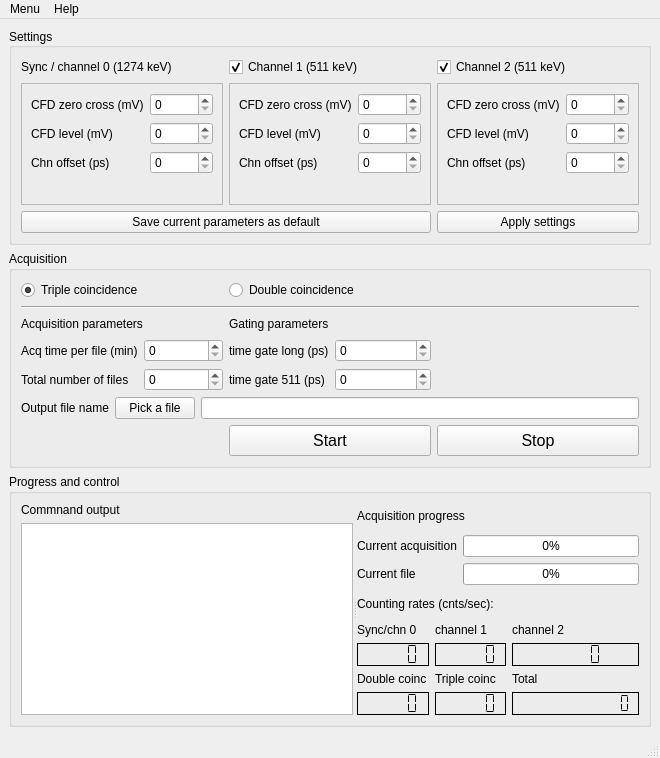
<?xml version="1.0" encoding="UTF-8"?>
<ui version="4.0">
 <class>MainWindow</class>
 <widget class="QMainWindow" name="MainWindow">
  <property name="geometry">
   <rect>
    <x>0</x>
    <y>0</y>
    <width>660</width>
    <height>758</height>
   </rect>
  </property>
  <property name="windowTitle">
   <string>Pals3D</string>
  </property>
  <property name="windowIcon">
   <iconset resource="resources.qrc">
    <normaloff>:/icons/pals3d.png</normaloff>:/icons/pals3d.png</iconset>
  </property>
  <widget class="QWidget" name="centralwidget">
   <layout class="QGridLayout" name="gridLayout_4">
    <item row="0" column="0">
     <widget class="QGroupBox" name="T2settingsGrp">
      <property name="title">
       <string>Settings</string>
      </property>
      <property name="alignment">
       <set>Qt::AlignLeading|Qt::AlignLeft|Qt::AlignVCenter</set>
      </property>
      <property name="flat">
       <bool>false</bool>
      </property>
      <layout class="QGridLayout" name="gridLayout_2">
       <item row="0" column="0">
        <widget class="QLabel" name="label_9">
         <property name="text">
          <string>Sync / channel 0 (1274 keV)</string>
         </property>
        </widget>
       </item>
       <item row="0" column="1">
        <widget class="QCheckBox" name="T2chn1Chk">
         <property name="text">
          <string>Channel 1 (511 keV)</string>
         </property>
         <property name="checked">
          <bool>true</bool>
         </property>
        </widget>
       </item>
       <item row="0" column="2">
        <widget class="QCheckBox" name="T2chn2Chk">
         <property name="text">
          <string>Channel 2 (511 keV)</string>
         </property>
         <property name="checked">
          <bool>true</bool>
         </property>
        </widget>
       </item>
       <item row="1" column="0">
        <widget class="QFrame" name="T2syncFrame">
         <property name="frameShape">
          <enum>QFrame::StyledPanel</enum>
         </property>
         <property name="frameShadow">
          <enum>QFrame::Raised</enum>
         </property>
         <layout class="QFormLayout" name="formLayout_2">
          <item row="0" column="0">
           <widget class="QLabel" name="T2syncZeroLabel">
            <property name="text">
             <string>CFD zero cross (mV)</string>
            </property>
           </widget>
          </item>
          <item row="0" column="1">
           <widget class="QSpinBox" name="T2syncZeroValue"/>
          </item>
          <item row="1" column="0">
           <widget class="QLabel" name="T2syncLevelLabel">
            <property name="text">
             <string>CFD level (mV)</string>
            </property>
           </widget>
          </item>
          <item row="1" column="1">
           <widget class="QSpinBox" name="T2syncLevelValue"/>
          </item>
          <item row="2" column="0">
           <widget class="QLabel" name="T2syncOffsetLabel">
            <property name="text">
             <string>Chn offset (ps)</string>
            </property>
           </widget>
          </item>
          <item row="2" column="1">
           <widget class="QSpinBox" name="T2syncOffsetValue"/>
          </item>
         </layout>
        </widget>
       </item>
       <item row="1" column="1">
        <widget class="QFrame" name="T2chn1Frame">
         <property name="frameShape">
          <enum>QFrame::StyledPanel</enum>
         </property>
         <property name="frameShadow">
          <enum>QFrame::Raised</enum>
         </property>
         <layout class="QFormLayout" name="formLayout_3">
          <item row="0" column="0">
           <widget class="QLabel" name="T2chn1ZeroLabel">
            <property name="text">
             <string>CFD zero cross (mV)</string>
            </property>
           </widget>
          </item>
          <item row="0" column="1">
           <widget class="QSpinBox" name="T2chn1ZeroValue"/>
          </item>
          <item row="1" column="0">
           <widget class="QLabel" name="T2chn1LevelLabel">
            <property name="text">
             <string>CFD level (mV)</string>
            </property>
           </widget>
          </item>
          <item row="1" column="1">
           <widget class="QSpinBox" name="T2chn1LevelValue"/>
          </item>
          <item row="2" column="0">
           <widget class="QLabel" name="label">
            <property name="text">
             <string>Chn offset (ps)</string>
            </property>
           </widget>
          </item>
          <item row="2" column="1">
           <widget class="QSpinBox" name="T2chn1OffsetValue"/>
          </item>
         </layout>
        </widget>
       </item>
       <item row="1" column="2">
        <widget class="QFrame" name="T2chn2Frame">
         <property name="frameShape">
          <enum>QFrame::StyledPanel</enum>
         </property>
         <property name="frameShadow">
          <enum>QFrame::Raised</enum>
         </property>
         <layout class="QFormLayout" name="formLayout_4">
          <item row="0" column="0">
           <widget class="QLabel" name="T2chn2ZeroLabel">
            <property name="text">
             <string>CFD zero cross (mV)</string>
            </property>
           </widget>
          </item>
          <item row="0" column="1">
           <widget class="QSpinBox" name="T2chn2ZeroValue"/>
          </item>
          <item row="1" column="0">
           <widget class="QLabel" name="T2chn2LevelLabel">
            <property name="text">
             <string>CFD level (mV)</string>
            </property>
           </widget>
          </item>
          <item row="1" column="1">
           <widget class="QSpinBox" name="T2chn2LevelValue"/>
          </item>
          <item row="2" column="0">
           <widget class="QLabel" name="T2chn2OffsetLabel">
            <property name="text">
             <string>Chn offset (ps)</string>
            </property>
           </widget>
          </item>
          <item row="2" column="1">
           <widget class="QSpinBox" name="T2chn2OffsetValue"/>
          </item>
         </layout>
        </widget>
       </item>
       <item row="2" column="0" colspan="2">
        <widget class="QPushButton" name="T2saveDefaultPrmBtn">
         <property name="text">
          <string>Save current parameters as default</string>
         </property>
        </widget>
       </item>
       <item row="2" column="2">
        <widget class="QPushButton" name="T2applySetBtn">
         <property name="text">
          <string>Apply settings</string>
         </property>
        </widget>
       </item>
      </layout>
     </widget>
    </item>
    <item row="1" column="0">
     <widget class="QGroupBox" name="T2acqGrp">
      <property name="title">
       <string>Acquisition</string>
      </property>
      <layout class="QGridLayout" name="gridLayout_10">
       <item row="5" column="0" colspan="3">
        <layout class="QHBoxLayout" name="horizontalLayout_8">
         <item>
          <widget class="QLabel" name="T2filenameLabel">
           <property name="text">
            <string>Output file name</string>
           </property>
          </widget>
         </item>
         <item>
          <widget class="QPushButton" name="T2filenameBtn">
           <property name="text">
            <string>Pick a file</string>
           </property>
          </widget>
         </item>
         <item>
          <widget class="QLineEdit" name="T2filenameValue">
           <property name="clearButtonEnabled">
            <bool>true</bool>
           </property>
          </widget>
         </item>
        </layout>
       </item>
       <item row="6" column="1" colspan="2">
        <layout class="QHBoxLayout" name="horizontalLayout_9">
         <item>
          <widget class="QPushButton" name="T2startBtn">
           <property name="minimumSize">
            <size>
             <width>197</width>
             <height>31</height>
            </size>
           </property>
           <property name="font">
            <font>
             <pointsize>12</pointsize>
            </font>
           </property>
           <property name="text">
            <string>Start</string>
           </property>
          </widget>
         </item>
         <item>
          <widget class="QPushButton" name="T2stopBtn">
           <property name="minimumSize">
            <size>
             <width>196</width>
             <height>31</height>
            </size>
           </property>
           <property name="font">
            <font>
             <pointsize>12</pointsize>
            </font>
           </property>
           <property name="text">
            <string>Stop</string>
           </property>
          </widget>
         </item>
        </layout>
       </item>
       <item row="3" column="1" rowspan="2">
        <layout class="QFormLayout" name="formLayout_10">
         <item row="0" column="0">
          <widget class="QLabel" name="T2timeGateLongLabel">
           <property name="text">
            <string>time gate long (ps)</string>
           </property>
          </widget>
         </item>
         <item row="1" column="0">
          <widget class="QLabel" name="T2timeGateShortLabel">
           <property name="text">
            <string>time gate 511 (ps)</string>
           </property>
          </widget>
         </item>
         <item row="0" column="1">
          <widget class="QSpinBox" name="T2timeGateLongValue"/>
         </item>
         <item row="1" column="1">
          <widget class="QSpinBox" name="T2timeGateShortValue"/>
         </item>
        </layout>
       </item>
       <item row="2" column="0">
        <widget class="QLabel" name="label_12">
         <property name="text">
          <string>Acquisition parameters</string>
         </property>
        </widget>
       </item>
       <item row="0" column="0" colspan="2">
        <layout class="QHBoxLayout" name="horizontalLayout_7">
         <item>
          <widget class="QRadioButton" name="T2modeTriple">
           <property name="text">
            <string>Triple coincidence</string>
           </property>
           <property name="checked">
            <bool>true</bool>
           </property>
          </widget>
         </item>
         <item>
          <widget class="QRadioButton" name="T2modeDouble">
           <property name="text">
            <string>Double coincidence</string>
           </property>
           <property name="checked">
            <bool>false</bool>
           </property>
          </widget>
         </item>
        </layout>
       </item>
       <item row="1" column="0" colspan="3">
        <widget class="Line" name="line">
         <property name="orientation">
          <enum>Qt::Horizontal</enum>
         </property>
        </widget>
       </item>
       <item row="3" column="0" rowspan="2">
        <layout class="QFormLayout" name="formLayout_9">
         <item row="0" column="0">
          <widget class="QLabel" name="T2acqTimePerFileLabel">
           <property name="text">
            <string>Acq time per file (min)</string>
           </property>
          </widget>
         </item>
         <item row="0" column="1">
          <widget class="QSpinBox" name="T2acqTimePerFileValue"/>
         </item>
         <item row="1" column="0">
          <widget class="QLabel" name="T2acqNoFilesLabel">
           <property name="text">
            <string>Total number of files</string>
           </property>
          </widget>
         </item>
         <item row="1" column="1">
          <widget class="QSpinBox" name="T2acqNoFilesValue"/>
         </item>
        </layout>
       </item>
       <item row="2" column="1">
        <widget class="QLabel" name="label_17">
         <property name="text">
          <string>Gating parameters</string>
         </property>
        </widget>
       </item>
      </layout>
      <zorder>line</zorder>
      <zorder>label_12</zorder>
      <zorder>label_17</zorder>
     </widget>
    </item>
    <item row="2" column="0">
     <widget class="QGroupBox" name="progGrp">
      <property name="title">
       <string>Progress and control</string>
      </property>
      <layout class="QGridLayout" name="gridLayout_3">
       <item row="0" column="0">
        <widget class="QSplitter" name="splitter">
         <property name="orientation">
          <enum>Qt::Horizontal</enum>
         </property>
         <widget class="QWidget" name="layoutWidget">
          <layout class="QVBoxLayout" name="verticalLayout_4">
           <item>
            <widget class="QLabel" name="label_2">
             <property name="text">
              <string>Commnand output</string>
             </property>
            </widget>
           </item>
           <item>
            <widget class="QPlainTextEdit" name="commandOutput">
             <property name="minimumSize">
              <size>
               <width>321</width>
               <height>179</height>
              </size>
             </property>
             <property name="readOnly">
              <bool>true</bool>
             </property>
             <property name="plainText">
              <string/>
             </property>
             <property name="placeholderText">
              <string>Command output</string>
             </property>
            </widget>
           </item>
          </layout>
         </widget>
         <widget class="QWidget" name="layoutWidget">
          <layout class="QVBoxLayout" name="verticalLayout_3">
           <item>
            <widget class="QLabel" name="label_3">
             <property name="text">
              <string>Acquisition progress</string>
             </property>
            </widget>
           </item>
           <item>
            <layout class="QFormLayout" name="formLayout">
             <item row="0" column="0">
              <widget class="QLabel" name="acqProgLabel">
               <property name="text">
                <string>Current acquisition</string>
               </property>
              </widget>
             </item>
             <item row="0" column="1">
              <widget class="QProgressBar" name="acqProgBar">
               <property name="value">
                <number>0</number>
               </property>
              </widget>
             </item>
             <item row="1" column="0">
              <widget class="QLabel" name="acqProgFileLabel">
               <property name="text">
                <string>Current file</string>
               </property>
              </widget>
             </item>
             <item row="1" column="1">
              <widget class="QProgressBar" name="acqProgFileBar">
               <property name="value">
                <number>0</number>
               </property>
              </widget>
             </item>
            </layout>
           </item>
           <item>
            <widget class="QLabel" name="label_34">
             <property name="text">
              <string>Counting rates (cnts/sec):</string>
             </property>
            </widget>
           </item>
           <item>
            <layout class="QGridLayout" name="gridLayout">
             <item row="0" column="0">
              <widget class="QLabel" name="rateSyncLabel">
               <property name="text">
                <string>Sync/chn 0</string>
               </property>
              </widget>
             </item>
             <item row="0" column="1">
              <widget class="QLabel" name="rateChn1Label">
               <property name="text">
                <string>channel 1</string>
               </property>
              </widget>
             </item>
             <item row="0" column="2">
              <widget class="QLabel" name="rateChn2Label">
               <property name="text">
                <string>channel 2</string>
               </property>
              </widget>
             </item>
             <item row="1" column="0">
              <widget class="QLCDNumber" name="rateSyncValue">
               <property name="frameShadow">
                <enum>QFrame::Plain</enum>
               </property>
               <property name="segmentStyle">
                <enum>QLCDNumber::Flat</enum>
               </property>
              </widget>
             </item>
             <item row="1" column="1">
              <widget class="QLCDNumber" name="rateChn1Value">
               <property name="frameShadow">
                <enum>QFrame::Plain</enum>
               </property>
               <property name="segmentStyle">
                <enum>QLCDNumber::Flat</enum>
               </property>
              </widget>
             </item>
             <item row="1" column="2">
              <widget class="QLCDNumber" name="rateChn2Value">
               <property name="frameShadow">
                <enum>QFrame::Plain</enum>
               </property>
               <property name="segmentStyle">
                <enum>QLCDNumber::Flat</enum>
               </property>
              </widget>
             </item>
             <item row="2" column="0">
              <widget class="QLabel" name="rateDoubleLabel">
               <property name="text">
                <string>Double coinc</string>
               </property>
              </widget>
             </item>
             <item row="2" column="1">
              <widget class="QLabel" name="rateTripleLabel">
               <property name="text">
                <string>Triple coinc</string>
               </property>
              </widget>
             </item>
             <item row="2" column="2">
              <widget class="QLabel" name="rateTotalLabel">
               <property name="text">
                <string>Total</string>
               </property>
              </widget>
             </item>
             <item row="3" column="0">
              <widget class="QLCDNumber" name="rateDoubleValue">
               <property name="frameShadow">
                <enum>QFrame::Plain</enum>
               </property>
               <property name="segmentStyle">
                <enum>QLCDNumber::Flat</enum>
               </property>
              </widget>
             </item>
             <item row="3" column="1">
              <widget class="QLCDNumber" name="rateTripleValue">
               <property name="frameShadow">
                <enum>QFrame::Plain</enum>
               </property>
               <property name="segmentStyle">
                <enum>QLCDNumber::Flat</enum>
               </property>
              </widget>
             </item>
             <item row="3" column="2">
              <widget class="QLCDNumber" name="rateTotalValue">
               <property name="frameShadow">
                <enum>QFrame::Plain</enum>
               </property>
               <property name="digitCount">
                <number>12</number>
               </property>
               <property name="segmentStyle">
                <enum>QLCDNumber::Flat</enum>
               </property>
              </widget>
             </item>
            </layout>
           </item>
          </layout>
         </widget>
        </widget>
       </item>
      </layout>
     </widget>
    </item>
   </layout>
  </widget>
  <widget class="QMenuBar" name="menubar">
   <property name="geometry">
    <rect>
     <x>0</x>
     <y>0</y>
     <width>660</width>
     <height>20</height>
    </rect>
   </property>
   <widget class="QMenu" name="menuMenu">
    <property name="title">
     <string>Menu</string>
    </property>
    <addaction name="actionExit"/>
   </widget>
   <widget class="QMenu" name="menuHelp">
    <property name="title">
     <string>Help</string>
    </property>
    <addaction name="actionDLL_version"/>
    <addaction name="actionPals3D_version"/>
    <addaction name="actionPalss3D_help"/>
    <addaction name="actionAbout"/>
   </widget>
   <addaction name="menuMenu"/>
   <addaction name="menuHelp"/>
  </widget>
  <widget class="QStatusBar" name="statusbar"/>
  <action name="actionExit">
   <property name="text">
    <string>Exit</string>
   </property>
   <property name="toolTip">
    <string>Close connection to device and exit</string>
   </property>
   <property name="statusTip">
    <string>Close connection to device and exit</string>
   </property>
   <property name="shortcut">
    <string>Ctrl+Q</string>
   </property>
  </action>
  <action name="actionDLL_version">
   <property name="text">
    <string>DLL version</string>
   </property>
  </action>
  <action name="actionPals3D_version">
   <property name="text">
    <string>Pals3D version</string>
   </property>
  </action>
  <action name="actionPalss3D_help">
   <property name="text">
    <string>Pals3D help</string>
   </property>
   <property name="toolTip">
    <string>Open the online documentation</string>
   </property>
   <property name="statusTip">
    <string>Open the online documentation</string>
   </property>
  </action>
  <action name="actionAbout">
   <property name="text">
    <string>About</string>
   </property>
  </action>
 </widget>
 <resources>
  <include location="resources.qrc"/>
 </resources>
 <connections/>
</ui>
